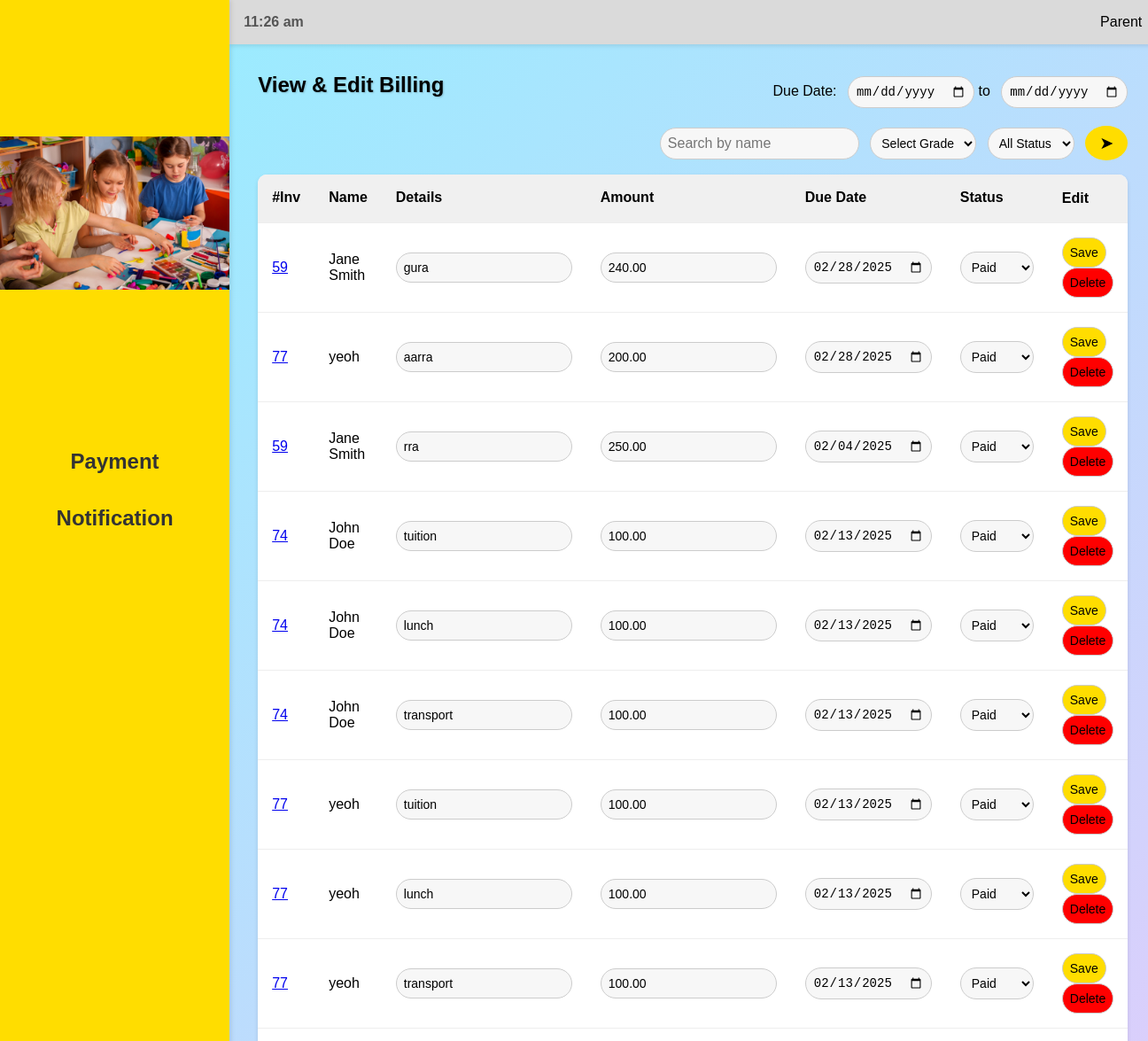
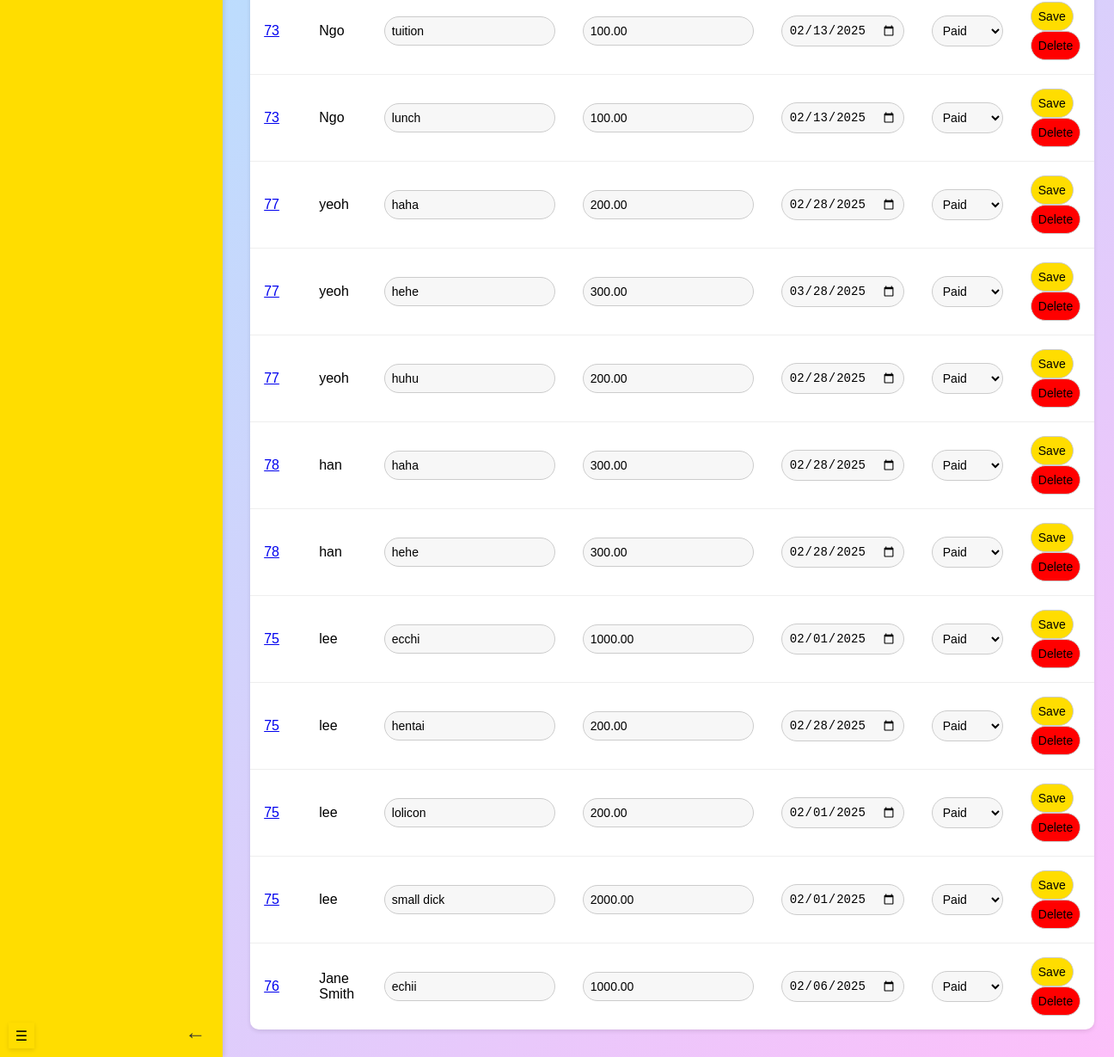
The page /admin/viewBilling (signed in) on the database its author committed (2 pictures, top to bottom).
### models.py (models this page shows, shortened)
class Fee(db.Model):
    __tablename__ = 'fees'
    id = db.Column(db.Integer, primary_key=True, autoincrement=True)
    student_id = db.Column(db.Integer, db.ForeignKey('students.id'), nullable=False)
    create_date = db.Column(db.Date, default=func.current_date())
    due_date = db.Column(db.Date, nullable=False)
    amount = db.Column(NUMERIC(10, 2), nullable=False)
    fee_type = db.Column(db.String(100), nullable=False)
    status = db.Column(db.Enum('unpaid', 'paid', name='fee_status'), default='unpaid')
    invoice_id = db.Column(db.Integer, db.ForeignKey('invoices.id'), nullable=True)
    invoice = db.relationship('Invoice', back_populates='fees')

class Invoice(db.Model):
    __tablename__ = 'invoices'
    id = db.Column(db.Integer, primary_key=True, autoincrement=True)
    total_amount = db.Column(NUMERIC(10, 2), nullable=False)
    flag = db.Column(db.Boolean, default=False)  # True if paid before the due date
    penalty_amount = db.Column(NUMERIC(10, 2), default=0.00)  # Penalty fee if late
    discount_amount = db.Column(NUMERIC(10, 2), default=0.00)  # Discount if paid early
    fees = db.relationship('Fee', back_populates='invoice', lazy='joined')

class Student(db.Model):
    __tablename__ = 'students'
    id = db.Column(db.Integer, primary_key=True, autoincrement=True)
    name = db.Column(db.String(255), nullable=False)
    grade = db.Column(db.String(50), nullable=False)
    dob = db.Column(db.Date, nullable=False)
    transport = db.Column(db.Boolean, default=False)
    user_id = db.Column(db.Integer, db.ForeignKey('users.id'), nullable=False)
    fees = db.relationship('Fee', backref='student', cascade='all, delete-orphan')

### routes/admin_routes.py (the view)
@admin_blueprint.route("/viewBilling", methods=["GET"])
@login_required
def viewBilling():
    student_name = request.args.get("student_name")
    grade = request.args.get("grade")
    status = request.args.get("status")
    start_date = request.args.get("start_date")
    end_date = request.args.get("end_date")
    fees, error = view_billing(student_name, grade, status, start_date, end_date)
    if error:
        fees = []
        return jsonify({"error": error}), 400
    return render_template("viewBilling.html", fees=fees)

### app.py (called while the page is built)
@login_manager.user_loader
def load_user(user_id):
    return User.query.get(int(user_id))

### templates/viewBilling.html (shortened to what this page needs)
{% if current_user.role == 'teacher' %}
{% extends "teacherBase.html" %}
{% elif current_user.role == 'admin'%}
{% extends "adminBase.html" %}
{% elif current_user.role == 'accountant' %}
{% extends "accountantBase.html" %}
{% elif current_user.role == 'parent'%}
{% extends "parentBase.html" %}
{% endif %}
{% block header %}
<link rel="stylesheet" href="{{ url_for('static', filename='viewBilling.css') }}">
{% endblock %}
{% block content %}
<section class="content">
    <div class="header-container">
        <form method="GET" action="{{ url_for('accountant.viewBilling') }}">
            <div class="header-top">
                <h1>View & Edit Billing</h1>
                <div class="date-filters">
                    <span>Due Date:</span>
                    <input type="date" name="start_date" value="{{ request.args.get('start_date', '') }}"
                        placeholder="Start Due Date">
                    <span> to </span>
                    <input type="date" name="end_date" value="{{ request.args.get('end_date', '') }}"
                        placeholder="End Date">
                </div>
            </div>
            <div class="search-bar">
                <input type="text" name="student_name" placeholder="Search by name"
                    value="{{ request.args.get('student_name', '') }}">
                <select id="grade" name="grade">
                    <option value="">Select Grade</option>
                </select>
                <select name="status">
                    <option value="">All Status</option>
                </select>
                <button>&#x27A4;</button>
            </div>
        </form>
    </div>
    <table id="myTable2">
        <thead>
            <tr>
                <th onclick="sortTable(0)">#Inv </th>
                <th onclick="sortTable(1)">Name </th>
                <th onclick="sortTable(2)">Details </th>
                <th onclick="sortTable(3)">Amount </th>
                <th onclick="sortTable(4)">Due Date </th>
                <th onclick="sortTable(5)">Status </th>
                <th>Edit</th>
            </tr>
        </thead>
        <tbody>
            {% if fees %}
            {% for fee in fees %}
            <tr>
                <td>
                    <a href="{{ url_for('accountant.invoice_details', invoice_id=fee.invoice.id) }}">{{ fee.invoice.id }}</a>
                </td>
                <td>
                    <span class="name">{{ fee.student.name }}</span>
                </td>
                <td>
                    <input type="text" class="details" data-id="{{ fee.id }}" value="{{ fee.fee_type }}">
                </td>
                <td>
                    <input type="number" class="amount" data-id="{{ fee.id }}" value="{{ fee.amount }}">
                </td>
                <td>
                    <input type="date" class="dueDate" data-id="{{ fee.id }}" value="{{ fee.due_date }}">
                </td>
                <td>
                    <select class="status" data-id="{{ fee.id }}">
                        <option value="paid" {% if fee.status=='paid' %}selected{% endif %}>Paid</option>
                    </select>
                </td>
                <td class="edit">
                    <button class="update-btn" data-id="{{ fee.id }}">Save</button>
                    <button class="delete-btn" data-id="{{ fee.id }}">Delete</button>
                </td>
            </tr>
            {% endfor %}
            {% else %}
            <tr>
                <td colspan="7">No fee records found.</td>
            </tr>
            {% endif %}
        </tbody>
    </table>
</section>
</div>
{% endblock %}

### templates/parentBase.html (shortened to what this page needs)
<!DOCTYPE html>
<html lang="en">
<head>
    {% block header %} {% endblock %}
</head>
<body>
    <div id="mySidebar" class="sidebar">
        <div class="logo-section">
            <img src="{{ url_for('static', filename='images/kids.jpeg') }}">
        </div>
        <nav class="menu">
            <div class="dropdown">
                <button class="dropdown-btn">Payment</button>
            </div>
            <div class="dropdown">
                <button class="dropdown-btn">Notification</button>
            </div>
        </nav>
        <div class="logout-section">
            <a href="\logout">&#x2190;</a>
        </div>
    </div>
    <button class="collapse-button">&#9776;</button>
    <div class="main-content">
        <header class="header">
            <div class="time"></div>
            <div class="admin-section">
                <span>Parent</span>
            </div>
        </header>
    {% block content %} {% endblock %}
</body>
</html>

### static/viewBilling.css (style rules this page uses)
html { opacity: 0; animation: fadeIn 0.5s ease-in-out forwards; }
body { margin: 0; font-family: Arial, sans-serif; display: flex; height: 100vh; background: linear-gradient(135deg, #93efff, #fdbffa); transition: margin-left 0.3s ease; overflow: hidden; }
.sidebar { width: 20%; height: 100vh; background-color: #FFDD00; color: #333; display: flex; flex-direction: column; justify-content: flex-start; position: fixed; top: 0; left: 0; z-index: 2; padding: 0; box-shadow: 2px 0 5px rgba(0, 0, 0, 0.1); transition: width 0.3s ease, visibility 0.3s ease; overflow: hidden; }
.dropdown { text-align: center; width: 100%; }
.dropdown-btn { width: 100%; text-align: center; padding: 10px; font-size: 1.5rem; font-weight: bold; background: transparent; border: none; cursor: pointer; color: #333; display: flex; justify-content: center; align-items: center; text-align: center; transition: transform 0.3s ease, background 0.3s ease; }
.logo-section { width: 100%; height: 20%; display: flex; justify-content: center; align-items: center; overflow: hidden; margin: 0; padding: 0; }
.logo-section img { width: 100%; height: auto; }
.menu { display: flex; flex-direction: column; text-align: center; gap: 1rem; margin-top: 1rem; padding: 0; }
.logout-section { display: flex; justify-content: space-between; align-items: center; margin-top: auto; }
.logout-section a { position: absolute; bottom: 10px; right: 10px; text-decoration: none; color: #333; font-size: 1.5rem; padding: 5px 10px; background: transparent; border: none; cursor: pointer; transition: color 0.3s ease; }
.collapse-button { position: absolute; bottom: 10px; left: 10px; width: 30px; height: 30px; font-size: 1rem; background: #FFDD00; border: none; border-radius: 0; cursor: pointer; z-index: 3; transition: all 0.3s ease; text-align: center; box-shadow: 0 2px 5px rgba(0, 0, 0, 0.1); }
.main-content { flex: 1; display: flex; flex-direction: column; margin-left: 20%; transition: margin-left 0.3s ease; }
select { flex: 1; padding: 8px; border: 1px solid #ccc; border-radius: 20px; font-size: 14px; background: #f7f7f7; }
.header { background: #DADADA; padding: 1rem; display: flex; justify-content: space-between; align-items: center; box-shadow: 0 2px 5px rgba(0, 0, 0, 0.1); }
.header .time { font-weight: bold; color: #555; }
.header-container, .header-container form { width: 100%; margin-bottom: 1rem; }
.header-top { width: 100%; display: flex; align-items: center; }
.header-top h1 { margin: 0; }
.search-bar { width: 100%; text-align: right; margin-top: 1rem; }
.search-bar input { padding: 0.5rem; border: 1px solid #ccc; border-radius: 20px; outline: none; font-size: 1rem; }
.search-bar button { padding: 0.5rem 1rem; background: #FFDD00; border: none; border-radius: 50%; cursor: pointer; font-size: 1.2rem; transition: background 0.3s; }
.search-bar input, .search-bar select, .search-bar button { display: inline-block; vertical-align: middle; margin-left: 0.5rem; }
.search-bar input:first-child { margin-left: 0; }
.date-filters { text-align: right; display: inline-block; margin-left: auto; }
.date-filters input { display: inline-block; margin-left: 0.5rem; }
.admin-section { display: flex; align-items: center; gap: 0.5rem; }
.content { padding: 2rem; overflow-y: auto; }
.content h1 { margin-bottom: 1rem; font-size: 1.5rem; text-shadow: 1px 1px 2px rgba(0, 0, 0, 0.2); }
table { width: 100%; border-collapse: collapse; background: #fff; box-shadow: 0 2px 5px rgba(0, 0, 0, 0.1); border-radius: 10px; overflow: hidden; }
table th, table td { text-align: left; padding: 1rem; border-bottom: 1px solid #eee; }
table th { background: #f0f0f0; font-weight: bold; cursor: pointer; user-select: none; }
table tbody tr:last-child td { border-bottom: none; }
input { flex: 1; padding: 8px; border: 1px solid #ccc; border-radius: 20px; font-size: 14px; background: #f7f7f7; }
.update-btn { flex: 1; padding: 8px; border: 1px solid #ccc; border-radius: 20px; font-size: 14px; background: #ffdd00; cursor: pointer; }
.delete-btn { flex: 1; padding: 8px; border: 1px solid #ccc; border-radius: 20px; font-size: 14px; background: red; cursor: pointer; }

### rows shown on the page
Fee: invoice.id "59", student.name "Jane Smith", fee_type "gura", amount "240.00", due_date "02/28/2025", status+id "Paid"
Fee: invoice.id "77", student.name "yeoh", fee_type "aarra", amount "200.00", due_date "02/28/2025", status+id "Paid"
Fee: invoice.id "59", student.name "Jane Smith", fee_type "rra", amount "250.00", due_date "02/04/2025", status+id "Paid"
Fee: invoice.id "74", student.name "John Doe", fee_type "tuition", amount "100.00", due_date "02/13/2025", status+id "Paid"
Fee: invoice.id "74", student.name "John Doe", fee_type "lunch", amount "100.00", due_date "02/13/2025", status+id "Paid"
Fee: invoice.id "74", student.name "John Doe", fee_type "transport", amount "100.00", due_date "02/13/2025", status+id "Paid"
Fee: invoice.id "77", student.name "yeoh", fee_type "tuition", amount "100.00", due_date "02/13/2025", status+id "Paid"
Fee: invoice.id "77", student.name "yeoh", fee_type "lunch", amount "100.00", due_date "02/13/2025", status+id "Paid"
Fee: invoice.id "77", student.name "yeoh", fee_type "transport", amount "100.00", due_date "02/13/2025", status+id "Paid"
Fee: invoice.id "73", student.name "Ngo", fee_type "tuition", amount "100.00", due_date "02/13/2025", status+id "Paid"
Fee: invoice.id "73", student.name "Ngo", fee_type "lunch", amount "100.00", due_date "02/13/2025", status+id "Paid"
Fee: invoice.id "77", student.name "yeoh", fee_type "haha", amount "200.00", due_date "02/28/2025", status+id "Paid"
Fee: invoice.id "77", student.name "yeoh", fee_type "hehe", amount "300.00", due_date "03/28/2025", status+id "Paid"
Fee: invoice.id "77", student.name "yeoh", fee_type "huhu", amount "200.00", due_date "02/28/2025", status+id "Paid"
Fee: invoice.id "78", student.name "han", fee_type "haha", amount "300.00", due_date "02/28/2025", status+id "Paid"
Fee: invoice.id "78", student.name "han", fee_type "hehe", amount "300.00", due_date "02/28/2025", status+id "Paid"
Fee: invoice.id "75", student.name "lee", fee_type "ecchi", amount "1000.00", due_date "02/01/2025", status+id "Paid"
Fee: invoice.id "75", student.name "lee", fee_type "hentai", amount "200.00", due_date "02/28/2025", status+id "Paid"
Fee: invoice.id "75", student.name "lee", fee_type "lolicon", amount "200.00", due_date "02/01/2025", status+id "Paid"
Fee: invoice.id "75", student.name "lee", fee_type "small dick", amount "2000.00", due_date "02/01/2025", status+id "Paid"
Fee: invoice.id "76", student.name "Jane Smith", fee_type "echii", amount "1000.00", due_date "02/06/2025", status+id "Paid"
